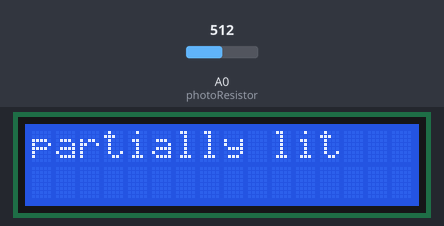
This sketch was run on a simulated Arduino Uno, built with avr-gcc and run on an emulated ATmega328P. Shown: 16×2 character LCD. The test bench sets the inputs (shaded band); at power-on: A0 (photoResistor) = 512.

Above: at 1.2 s.
1.3 s: A0 (photoResistor) set to 490
At 2.5 s:
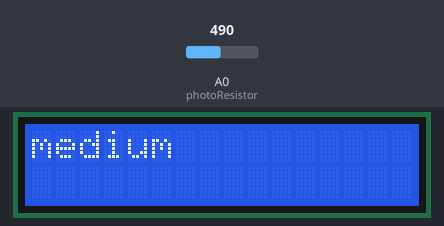
2.8 s: A0 (photoResistor) set to 390
At 4.0 s:
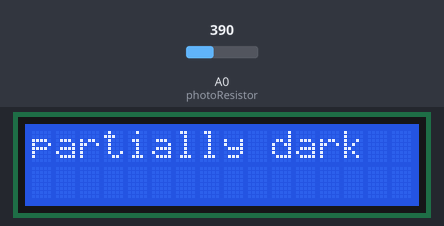
4.3 s: A0 (photoResistor) set to 290
At 5.0 s:
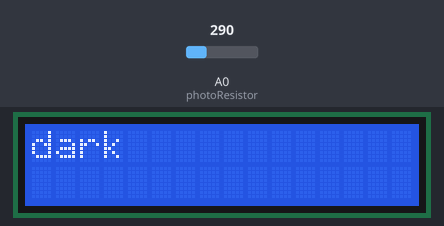
5.8 s: A0 (photoResistor) set to 610
At 6.6 s:
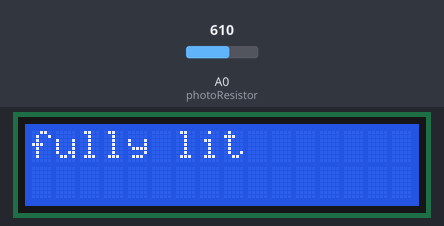
7.3 s: A0 (photoResistor) set to 590
At 8.3 s:
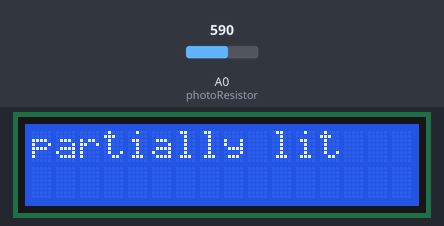
8.8 s: A0 (photoResistor) set to 306
At 9.3 s:
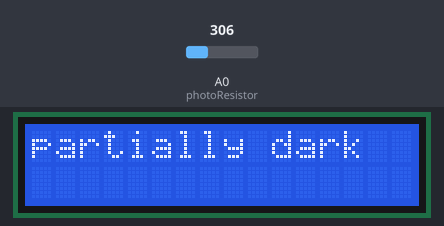
Timing chart, 0 to 11.3 s (numbered marks = the images above; inputs shaded):
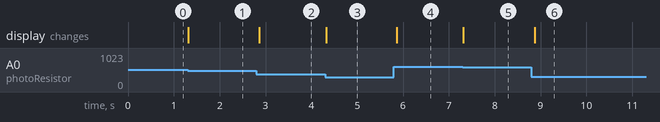

The sketch:

Lab_4.ino
```cpp
//Name: James Iorgovan
//Date: Fall 2018
//Assignemnt: Lab 4 - More complicated input
//Description: The display of the photoresistorshould state the relative amount of light in the room
//(dark, partially dark, medium, partially light, fully lit).
//Assumptions: I assume that the photoresistor will not act up like the potentiometer did from lab 3. Also, the wiring of the lab
//won't exactly matter, as long as we have it similar to the photo.
//References: Code snippet - "http://playground.arduino.cc/Learning/PhotoResistor"
//                           "https://www.instructables.com/id/How-to-use-a-photoresistor-or-photocell-Arduino-Tu/"
//                           "http://learn.adafruit.com/photocells"
//                            Lab 3
// include the library code:
#include <LiquidCrystal.h>

const int rs = 12, en = 11, d4 = 5, d5 = 4, d6 = 3, d7 = 2;
LiquidCrystal lcd(rs, en, d4, d5, d6, d7);
const int photoResistor = A0, firstLine;
int brightness = 0, value = 0;

void setup(){

  lcd.begin(16, 2);
  pinMode(photoResistor, INPUT);
  Serial.begin(9600);
}

void myDisplay(String var){

  lcd.clear();
  lcd.print(var);
}

void loop(){

  brightness = analogRead(photoResistor);   // read in unput
  displayValue(brightness);
  delay(100);
}

void displayValue(int brightness){

  if(brightness <= 300){
    myDisplay("dark");
  }

  else if(brightness <= 400){
    myDisplay("partially dark");
  }

  else if(brightness <= 500){
    myDisplay("medium");
  }

  else if(brightness <= 600){
    myDisplay("partially lit");
  }

  else if(brightness <= 620){
    myDisplay("fully lit");
  }
}
```

Measured:
- after the input at 1.3 s, the display: changes at once (image 1)
- after the input at 2.8 s, the display: changes after 0.06 s (image 2)
- after the input at 4.3 s, the display: changes at once (image 3)
- after the input at 5.8 s, the display: changes after 0.06 s (image 4)
- after the input at 7.3 s, the display: changes at once (image 5)
- after the input at 8.8 s, the display: changes after 0.08 s (image 6)
